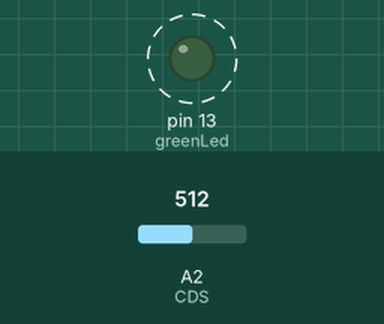
This sketch was run on a simulated Arduino Uno, built with avr-gcc and run on an emulated ATmega328P. Parts: output pins drawn as LEDs (lit = HIGH). Dashed ring = blinking. Inputs (shaded band) come from the test bench; at power-on: A2 (CDS) = 512. What the sketch prints to the serial monitor is not drawn.

Above: at 0.2 s.
Timing chart, 0 to 3.0 s (numbered marks = the images above):
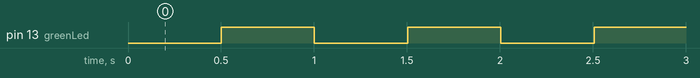

The sketch:

Lab2_1_TimerLed.ino
```cpp
// 首先匯入程式庫標頭檔Timer.h
#include <Timer.h>
#define    greenLed     13
#define    CDS          A2

Timer t;	// declare one timer event

void setup()
{
  pinMode(greenLed, OUTPUT);
  pinMode(CDS, INPUT_PULLUP);      // enable pull up resistor
  Serial.begin(9600);
  t.oscillate(greenLed,500,LOW); // toggle LED one Sec interval
  t.every(1000,cdsReading); // setup callback function
}

void loop()
{
  t.update();// 在loop裡，呼叫每個計時器的update，它才能運作更新狀態
}

//-------- Check Light Status and Tx to Serial port
void cdsReading()
{
  Serial.println(analogRead(CDS)); // 讀取Analog A2 Value(ex: CDS)
}
```

Measured:
- by itself, pin 13 (greenLed): alternates HIGH for 0.50 s and LOW for 0.50 s
